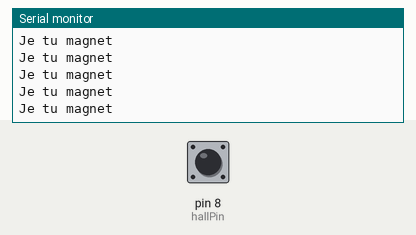
The sketch below on a simulated Arduino Uno, built with avr-gcc and run on an emulated ATmega328P. Shown: the last lines printed to the serial monitor. Inputs (shaded band) come from the test bench; at power-on: pin 8 (hallPin) LOW.

Above: at 1.2 s.
1.3 s: pin 8 (hallPin) driven HIGH
At 2.3 s:
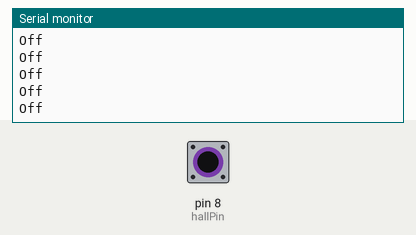
3.2 s: pin 8 (hallPin) driven LOW
At 3.7 s:
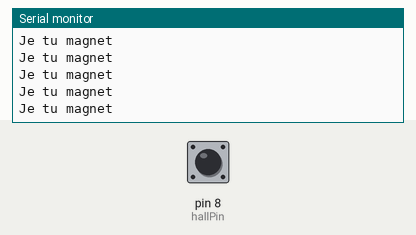
6.2 s: pin 8 (hallPin) driven HIGH
At 6.7 s:
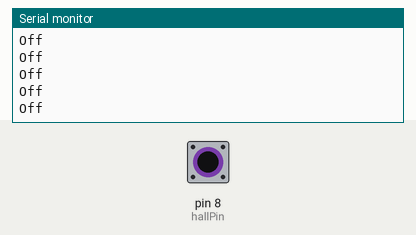
9.2 s: pin 8 (hallPin) pulsed LOW 5 times (0.12 s each, 0.3 s apart)
At 9.9 s:
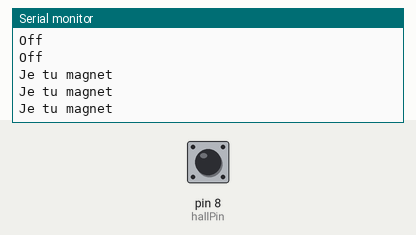

Measured:
- after the input at 1.3 s, the serial monitor: prints a new line after 0.07 s (image 1)

The sketch:

detekce_magnetu.ino
```cpp
int hallPin = 8;
int hallstav = 0;

void setup() {
  Serial.begin(9600);
  pinMode(hallPin, INPUT);
}

void loop() {
  hallstav = digitalRead(hallPin);

  if (hallstav == 1)
  {Serial.println ("Off");}

  if (hallstav == 0)
  {Serial.println("Je tu magnet");}
}
```
